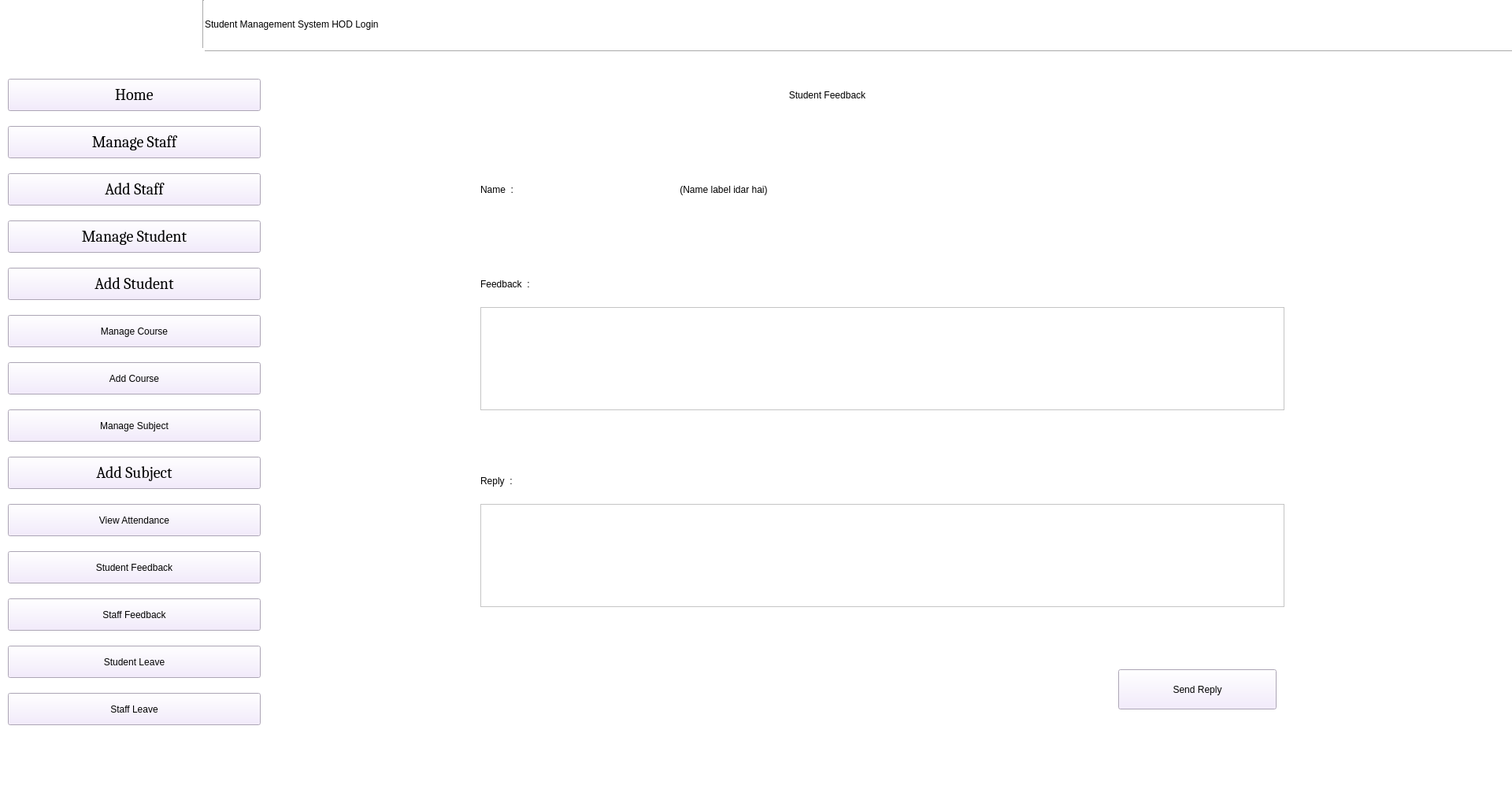
<?xml version="1.0" encoding="UTF-8"?>
<ui version="4.0">
 <class>MainWindow</class>
 <widget class="QMainWindow" name="MainWindow">
  <property name="geometry">
   <rect>
    <x>0</x>
    <y>0</y>
    <width>1920</width>
    <height>1030</height>
   </rect>
  </property>
  <property name="windowTitle">
   <string>MainWindow</string>
  </property>
  <property name="styleSheet">
   <string notr="true">background-color: rgb(255,255,255);</string>
  </property>
  <widget class="QWidget" name="centralwidget">
   <widget class="Line" name="line">
    <property name="geometry">
     <rect>
      <x>260</x>
      <y>50</y>
      <width>1661</width>
      <height>31</height>
     </rect>
    </property>
    <property name="orientation">
     <enum>Qt::Horizontal</enum>
    </property>
   </widget>
   <widget class="Line" name="line_2">
    <property name="geometry">
     <rect>
      <x>250</x>
      <y>0</y>
      <width>16</width>
      <height>61</height>
     </rect>
    </property>
    <property name="orientation">
     <enum>Qt::Vertical</enum>
    </property>
   </widget>
   <widget class="QLabel" name="viewAttendance_l">
    <property name="geometry">
     <rect>
      <x>260</x>
      <y>0</y>
      <width>1001</width>
      <height>61</height>
     </rect>
    </property>
    <property name="styleSheet">
     <string notr="true">font: 36pt &quot;Microsoft Himalaya&quot;;</string>
    </property>
    <property name="text">
     <string>Student Management System HOD Login</string>
    </property>
   </widget>
   <widget class="QLabel" name="subject_l">
    <property name="geometry">
     <rect>
      <x>620</x>
      <y>80</y>
      <width>861</width>
      <height>81</height>
     </rect>
    </property>
    <property name="styleSheet">
     <string notr="true">font: 36pt &quot;Microsoft Himalaya&quot;;</string>
    </property>
    <property name="text">
     <string>Student Feedback</string>
    </property>
    <property name="alignment">
     <set>Qt::AlignCenter</set>
    </property>
    <property name="buddy">
     <cstring>subject_l</cstring>
    </property>
   </widget>
   <widget class="QPushButton" name="ManageSubject_b">
    <property name="geometry">
     <rect>
      <x>10</x>
      <y>520</y>
      <width>321</width>
      <height>41</height>
     </rect>
    </property>
    <property name="styleSheet">
     <string notr="true">font: 15pt &quot;Cambria&quot;;
background-color: rgb(241, 231, 254);</string>
    </property>
    <property name="text">
     <string>Manage Subject</string>
    </property>
   </widget>
   <widget class="QPushButton" name="StudentLeave_b">
    <property name="geometry">
     <rect>
      <x>10</x>
      <y>820</y>
      <width>321</width>
      <height>41</height>
     </rect>
    </property>
    <property name="styleSheet">
     <string notr="true">font: 15pt &quot;Cambria&quot;;
background-color: rgb(241, 231, 254);</string>
    </property>
    <property name="text">
     <string>Student Leave</string>
    </property>
   </widget>
   <widget class="QPushButton" name="Home_b">
    <property name="geometry">
     <rect>
      <x>10</x>
      <y>100</y>
      <width>321</width>
      <height>41</height>
     </rect>
    </property>
    <property name="font">
     <font>
      <family>Cambria</family>
      <pointsize>15</pointsize>
      <weight>50</weight>
      <italic>false</italic>
      <bold>false</bold>
     </font>
    </property>
    <property name="styleSheet">
     <string notr="true">font: 15pt &quot;Cambria&quot;;
background-color: rgb(241, 231, 254);</string>
    </property>
    <property name="text">
     <string>Home</string>
    </property>
   </widget>
   <widget class="QPushButton" name="AddSubject_b">
    <property name="geometry">
     <rect>
      <x>10</x>
      <y>580</y>
      <width>321</width>
      <height>41</height>
     </rect>
    </property>
    <property name="font">
     <font>
      <family>Cambria</family>
      <pointsize>15</pointsize>
      <weight>50</weight>
      <italic>false</italic>
      <bold>false</bold>
     </font>
    </property>
    <property name="styleSheet">
     <string notr="true">font: 15pt &quot;Cambria&quot;;
background-color: rgb(241, 231, 254);</string>
    </property>
    <property name="text">
     <string>Add Subject</string>
    </property>
   </widget>
   <widget class="QPushButton" name="StaffFeedback_b">
    <property name="geometry">
     <rect>
      <x>10</x>
      <y>760</y>
      <width>321</width>
      <height>41</height>
     </rect>
    </property>
    <property name="styleSheet">
     <string notr="true">font: 15pt &quot;Cambria&quot;;
background-color: rgb(241, 231, 254);</string>
    </property>
    <property name="text">
     <string>Staff Feedback</string>
    </property>
   </widget>
   <widget class="QPushButton" name="AddStaff_b">
    <property name="geometry">
     <rect>
      <x>10</x>
      <y>220</y>
      <width>321</width>
      <height>41</height>
     </rect>
    </property>
    <property name="font">
     <font>
      <family>Cambria</family>
      <pointsize>15</pointsize>
      <weight>50</weight>
      <italic>false</italic>
      <bold>false</bold>
     </font>
    </property>
    <property name="styleSheet">
     <string notr="true">font: 15pt &quot;Cambria&quot;;
background-color: rgb(241, 231, 254);</string>
    </property>
    <property name="text">
     <string>Add Staff</string>
    </property>
   </widget>
   <widget class="QPushButton" name="AddCourse_b">
    <property name="geometry">
     <rect>
      <x>10</x>
      <y>460</y>
      <width>321</width>
      <height>41</height>
     </rect>
    </property>
    <property name="styleSheet">
     <string notr="true">font: 15pt &quot;Cambria&quot;;
background-color: rgb(241, 231, 254);</string>
    </property>
    <property name="text">
     <string>Add Course</string>
    </property>
   </widget>
   <widget class="QPushButton" name="ManageCourse_b">
    <property name="geometry">
     <rect>
      <x>10</x>
      <y>400</y>
      <width>321</width>
      <height>41</height>
     </rect>
    </property>
    <property name="styleSheet">
     <string notr="true">font: 15pt &quot;Cambria&quot;;
background-color: rgb(241, 231, 254);</string>
    </property>
    <property name="text">
     <string>Manage Course</string>
    </property>
   </widget>
   <widget class="QPushButton" name="ViewAttendance_b">
    <property name="geometry">
     <rect>
      <x>10</x>
      <y>640</y>
      <width>321</width>
      <height>41</height>
     </rect>
    </property>
    <property name="styleSheet">
     <string notr="true">font: 15pt &quot;Cambria&quot;;
background-color: rgb(241, 231, 254);</string>
    </property>
    <property name="text">
     <string>View Attendance</string>
    </property>
   </widget>
   <widget class="QPushButton" name="StaffLeave_b">
    <property name="geometry">
     <rect>
      <x>10</x>
      <y>880</y>
      <width>321</width>
      <height>41</height>
     </rect>
    </property>
    <property name="styleSheet">
     <string notr="true">font: 15pt &quot;Cambria&quot;;
background-color: rgb(241, 231, 254);</string>
    </property>
    <property name="text">
     <string>Staff Leave</string>
    </property>
   </widget>
   <widget class="QPushButton" name="ManageStaff_b">
    <property name="geometry">
     <rect>
      <x>10</x>
      <y>160</y>
      <width>321</width>
      <height>41</height>
     </rect>
    </property>
    <property name="font">
     <font>
      <family>Cambria</family>
      <pointsize>15</pointsize>
      <weight>50</weight>
      <italic>false</italic>
      <bold>false</bold>
     </font>
    </property>
    <property name="styleSheet">
     <string notr="true">font: 15pt &quot;Cambria&quot;;
background-color: rgb(241, 231, 254);</string>
    </property>
    <property name="text">
     <string>Manage Staff</string>
    </property>
   </widget>
   <widget class="QPushButton" name="AddStudent_b">
    <property name="geometry">
     <rect>
      <x>10</x>
      <y>340</y>
      <width>321</width>
      <height>41</height>
     </rect>
    </property>
    <property name="font">
     <font>
      <family>Cambria</family>
      <pointsize>15</pointsize>
      <weight>50</weight>
      <italic>false</italic>
      <bold>false</bold>
     </font>
    </property>
    <property name="styleSheet">
     <string notr="true">font: 15pt &quot;Cambria&quot;;
background-color: rgb(241, 231, 254);</string>
    </property>
    <property name="text">
     <string>Add Student</string>
    </property>
   </widget>
   <widget class="QPushButton" name="StudentFeedback_b">
    <property name="geometry">
     <rect>
      <x>10</x>
      <y>700</y>
      <width>321</width>
      <height>41</height>
     </rect>
    </property>
    <property name="styleSheet">
     <string notr="true">font: 15pt &quot;Cambria&quot;;
background-color: rgb(241, 231, 254);</string>
    </property>
    <property name="text">
     <string>Student Feedback</string>
    </property>
   </widget>
   <widget class="QPushButton" name="ManageStudent_b">
    <property name="geometry">
     <rect>
      <x>10</x>
      <y>280</y>
      <width>321</width>
      <height>41</height>
     </rect>
    </property>
    <property name="font">
     <font>
      <family>Cambria</family>
      <pointsize>15</pointsize>
      <weight>50</weight>
      <italic>false</italic>
      <bold>false</bold>
     </font>
    </property>
    <property name="styleSheet">
     <string notr="true">font: 15pt &quot;Cambria&quot;;
background-color: rgb(241, 231, 254);</string>
    </property>
    <property name="text">
     <string>Manage Student</string>
    </property>
   </widget>
   <widget class="QLabel" name="Name_l">
    <property name="geometry">
     <rect>
      <x>610</x>
      <y>220</y>
      <width>191</width>
      <height>41</height>
     </rect>
    </property>
    <property name="styleSheet">
     <string notr="true">font: 75 17pt &quot;Times New Roman&quot;;
</string>
    </property>
    <property name="text">
     <string>Name  :</string>
    </property>
   </widget>
   <widget class="QLabel" name="Name_l_2">
    <property name="geometry">
     <rect>
      <x>860</x>
      <y>220</y>
      <width>771</width>
      <height>41</height>
     </rect>
    </property>
    <property name="styleSheet">
     <string notr="true">font: 17pt &quot;Times New Roman&quot;;
</string>
    </property>
    <property name="text">
     <string> (Name label idar hai)</string>
    </property>
    <property name="alignment">
     <set>Qt::AlignLeading|Qt::AlignLeft|Qt::AlignVCenter</set>
    </property>
   </widget>
   <widget class="QTextEdit" name="Feedback_tb">
    <property name="geometry">
     <rect>
      <x>610</x>
      <y>390</y>
      <width>1021</width>
      <height>131</height>
     </rect>
    </property>
    <property name="styleSheet">
     <string notr="true">font: 13pt &quot;Times New Roman&quot;;</string>
    </property>
   </widget>
   <widget class="QLabel" name="FeedBack_l">
    <property name="geometry">
     <rect>
      <x>610</x>
      <y>340</y>
      <width>191</width>
      <height>41</height>
     </rect>
    </property>
    <property name="styleSheet">
     <string notr="true">font: 75 17pt &quot;Times New Roman&quot;;
</string>
    </property>
    <property name="text">
     <string>Feedback  :</string>
    </property>
   </widget>
   <widget class="QLabel" name="Reply_l">
    <property name="geometry">
     <rect>
      <x>610</x>
      <y>590</y>
      <width>191</width>
      <height>41</height>
     </rect>
    </property>
    <property name="styleSheet">
     <string notr="true">font: 75 17pt &quot;Times New Roman&quot;;
</string>
    </property>
    <property name="text">
     <string>Reply  :</string>
    </property>
   </widget>
   <widget class="QTextEdit" name="Reply_tb">
    <property name="geometry">
     <rect>
      <x>610</x>
      <y>640</y>
      <width>1021</width>
      <height>131</height>
     </rect>
    </property>
    <property name="styleSheet">
     <string notr="true">font: 14pt &quot;Times New Roman&quot;;</string>
    </property>
   </widget>
   <widget class="QPushButton" name="SendReply_b">
    <property name="geometry">
     <rect>
      <x>1420</x>
      <y>850</y>
      <width>201</width>
      <height>51</height>
     </rect>
    </property>
    <property name="styleSheet">
     <string notr="true">font: 12pt &quot;Cambria&quot;;
background-color: rgb(241, 231, 254);</string>
    </property>
    <property name="text">
     <string>Send Reply</string>
    </property>
   </widget>
  </widget>
 </widget>
 <resources/>
 <connections/>
</ui>
